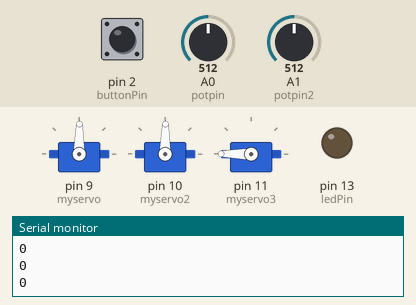
Simulated run of this sketch. Board: Arduino Uno, built with avr-gcc and run on an emulated ATmega328P. Parts: 3 × servo, output pins drawn as LEDs (lit = HIGH), the last lines printed to the serial monitor. The inputs (shaded band) are chosen by the test bench; at power-on: A0 (potpin) = 512, A1 (potpin2) = 512, pin 2 (buttonPin) LOW.

Above: at 1.2 s.
1.3 s: A0 (potpin) set to 716
At 1.7 s:
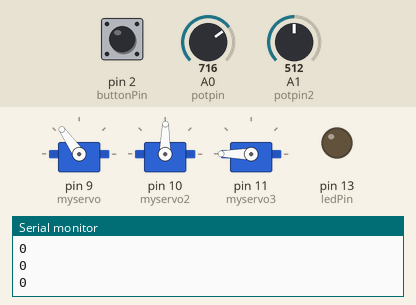
2.8 s: A1 (potpin2) set to 716
At 3.6 s:
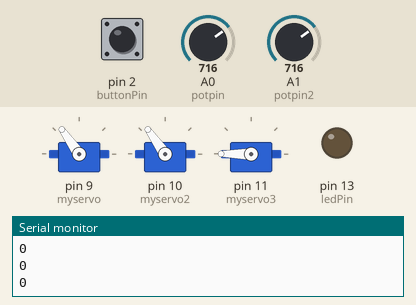
4.3 s: pin 2 (buttonPin) pulled HIGH for 0.15 s
At 4.38 s:
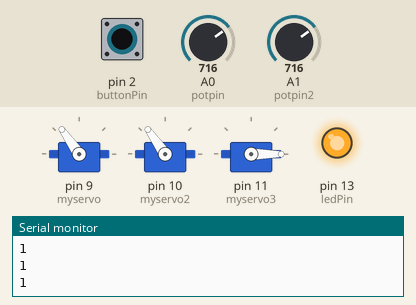
5.9 s: A0 (potpin) set to 900
At 6.3 s:
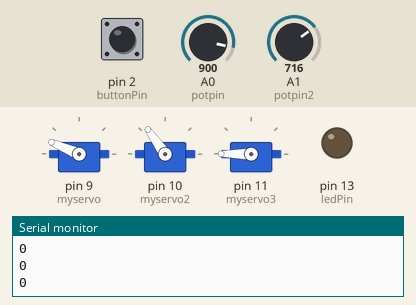
7.4 s: A1 (potpin2) set to 900
At 8.2 s:
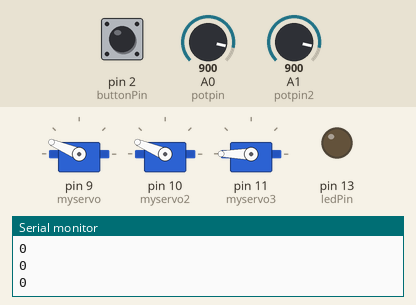
8.9 s: pin 2 (buttonPin) pulled HIGH for 1 s
At 9.4 s:
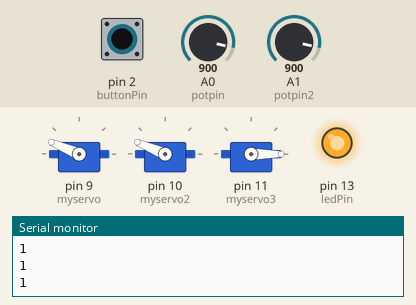
Timing chart, 0 to 11.9 s (numbered marks = the images above; inputs shaded):
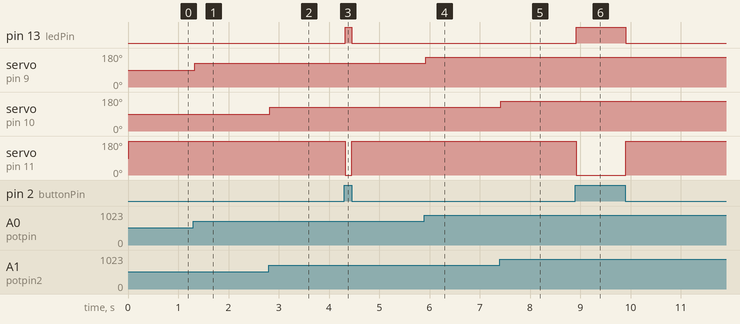

The sketch:

Catapult_with_Servos.ino
```cpp
#include <Servo.h>
Servo myservo; // create servo object to control a servo
Servo myservo2;
Servo myservo3;
int potpin = 0; // analog pin used to connect the potentiometer
int val; // variable to read the value from the analog pin
int potpin2 = 1;
int val2;
const int buttonPin= 2 ;
const int ledPin = 13;
int buttonState = 0;
int pos = 0;
int pos1 =200;
void setup()
{
 myservo.attach(9); // attaches the servo on pin 9 to the servo object
 myservo2.attach(10);
 myservo3.attach(11);
 pinMode(ledPin, OUTPUT);
 pinMode(buttonPin,INPUT);
 Serial.begin(9600);
}
void loop()
{
 val = analogRead(potpin);   // reads the value of the
 val2 = analogRead(potpin2);
          // potentiometer (value between
          // 0 and 1023)
 val = map(val, 0, 1023, 0, 179);  // scale it to use it with
 val2 = map(val2, 0, 1023, 0, 179);
          // the servo (value between 0 and
          // 180)
 myservo.write(val);     // sets the servo position according
 myservo2.write(val2);
          // to the scaled value
 delay(15);       // waits for the servo to get there
 int buttonState = digitalRead(buttonPin);
 Serial.println(buttonState);
 delay(1);
 digitalRead(buttonPin);
  if (buttonState == HIGH)
    {
      digitalWrite(ledPin, HIGH);
      myservo3.write(pos);
      delay(10);
    }
  else
    {
      digitalWrite(ledPin, LOW);
      myservo3.write(pos1);
      delay(15);
    }

}
```

Measured:
- after the input at 1.3 s, servo on pin 9 (myservo): 89° → 125° at once
- after the input at 2.8 s, servo on pin 10 (myservo2): 89° → 125° at once
- after the input at 4.3 s, pin 13 (ledPin): LOW → HIGH at once, → LOW 0.13 s later; servo on pin 11 (myservo3): 180° → 0° at once, → 180° 0.13 s later
- after the input at 5.9 s, servo on pin 9 (myservo): 125° → 157° at once
- after the input at 7.4 s, servo on pin 10 (myservo2): 125° → 157° at once
- after the input at 8.9 s, pin 13 (ledPin): LOW → HIGH at once, → LOW 0.99 s later; servo on pin 11 (myservo3): 180° → 0° at once, → 180° 0.99 s later
